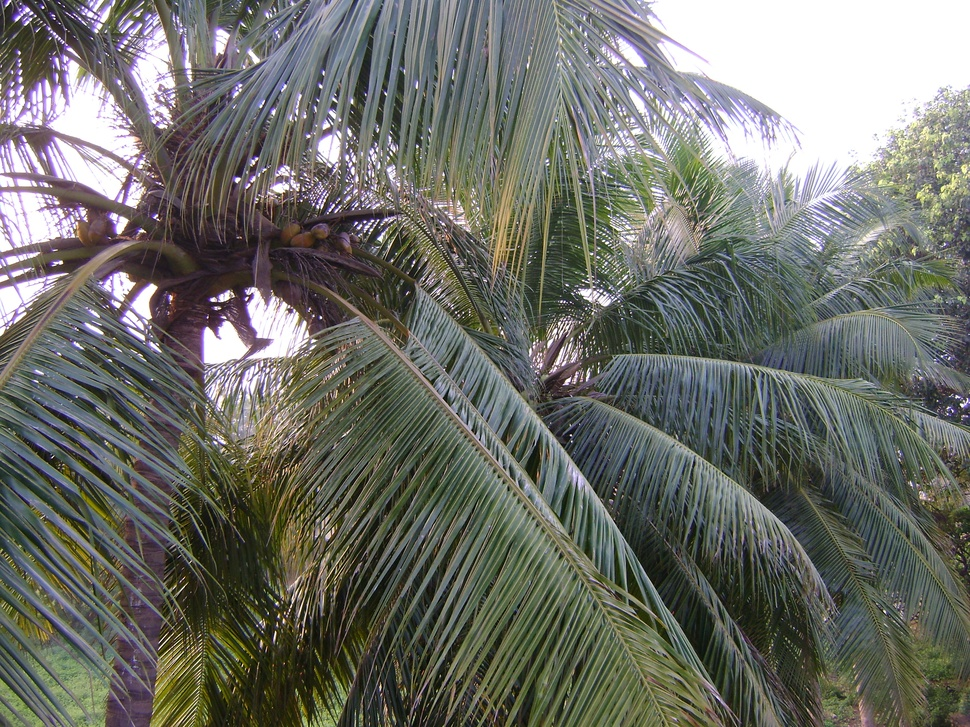
%> input picture tree3.JPG, 970 x 727 px, shrunk from 3072 x 2304 before the run
$ octave subtract.m   (GNU Octave 9; MATLAB toolbox functions it lacks are replaced by stand-ins)
%> lines starting %> are read from the running program, lines starting %| are printed output that depends on the picture
pkg load image;
pic1 = imread('tree3.JPG');
%> pic1 is the input picture: size 727x970x3 uint8; mean R, G, B 109.6, 111.2, 104.2
pic2 = imread('tree8.jpg');
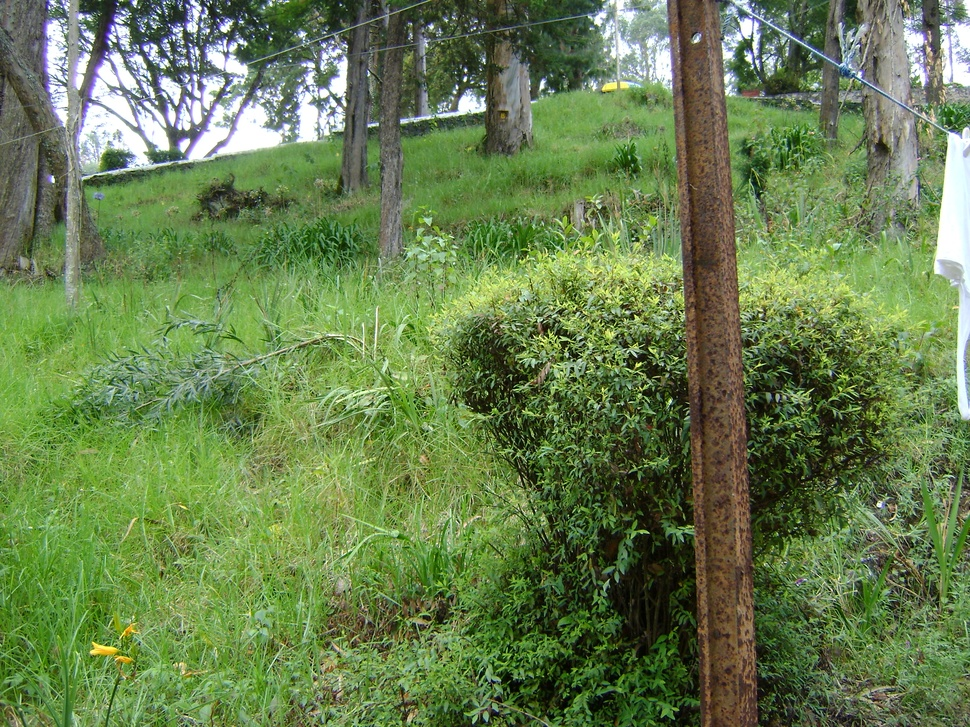
%> input picture tree8.jpg, 970 x 727 px, shrunk from 3072 x 2304 before the run
%> pic2 is the input picture: size 727x970x3 uint8; mean R, G, B 103.6, 127, 78.2

sub = imsubtract(pic1,pic2);
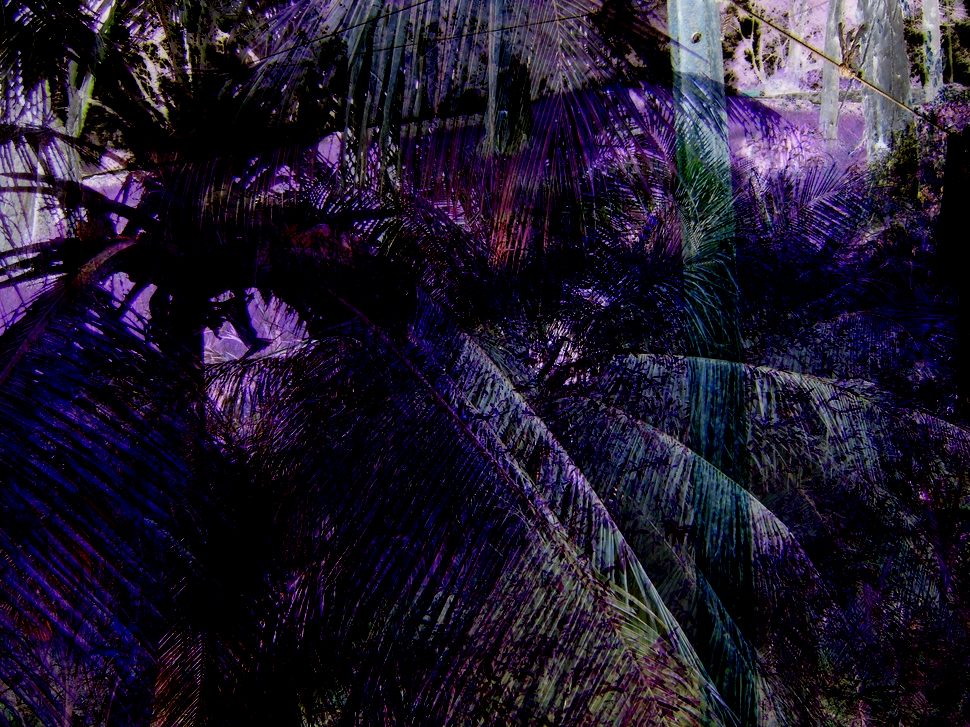
%> sub: size 727x970x3 uint8; mean R, G, B 31.5, 24.3, 43

imshow(sub);
